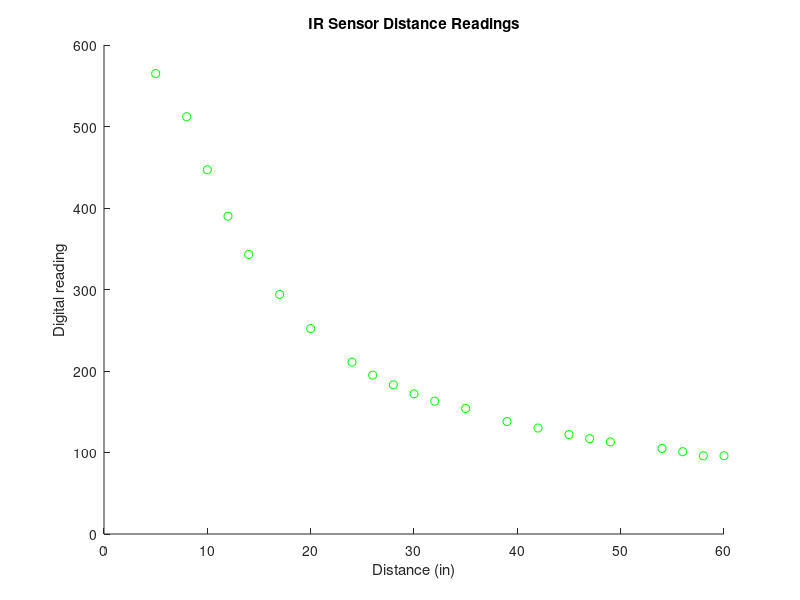
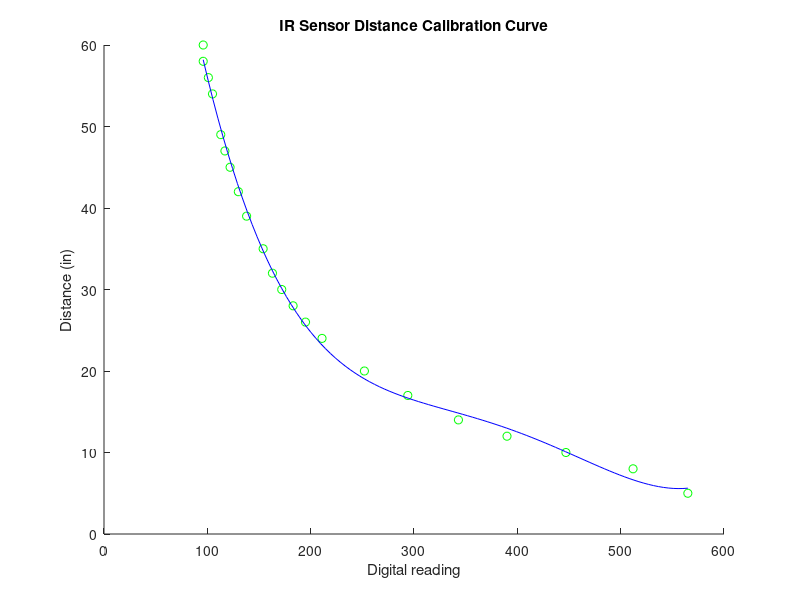
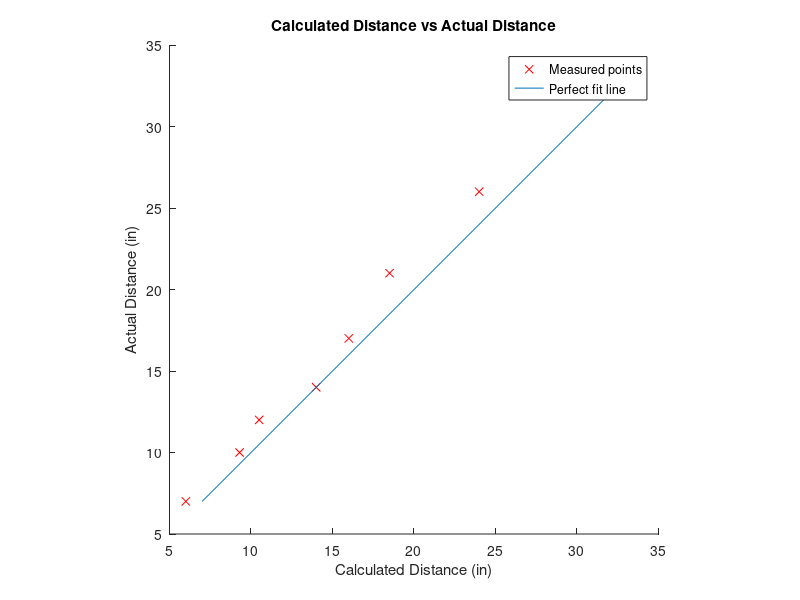

MATLAB code to generate these figures, in order:
% Calibration data
dist = [5 8 10 12 14 17 20 24 26 28 30 32 35 39 42 45 47 49 54 56 58 60];
reading = [565 512 447 390 343 294 252 211 195 183 172 163 154 138 130 122 117 113 105 101 96 96];

% Prep the readings figure
figure(1); clf; hold on;
title('IR Sensor Distance Readings');
xlabel('Distance (in)');
ylabel('Digital reading');

% Plot the points
plot(dist, reading, 'go');

% Prep the calibration curve figure
figure(2); clf; hold on;
title('IR Sensor Distance Calibration Curve');
xlabel('Digital reading');
ylabel('Distance (in)');

% Plot the points with the dependent and independent variable flipped
plot(reading, dist, 'go');

% Fit a parabola
parab_coeffs = polyfit(reading, dist, 4);

% Plot the parabola
parab_x = linspace(min(reading), max(reading))';
parab_A = [parab_x.^4 parab_x.^3 parab_x.^2 parab_x ones(length(parab_x),1)];
parab_y = parab_A * parab_coeffs';
plot(parab_x, parab_y, 'b');


%% Make an error plot
calculated = [6 9.3 10.5 14 16 18.5 24 31];
actual = [7 10 12 14 17 21 26 33];

figure(3); clf; hold on;
plot(calculated, actual, 'rx');
x_y = [min(actual) max(actual)];
plot(x_y, x_y);
title('Calculated Distance vs Actual Distance');
xlabel('Calculated Distance (in)');
ylabel('Actual Distance (in)');
axis square;
legend('Measured points', 'Perfect fit line');